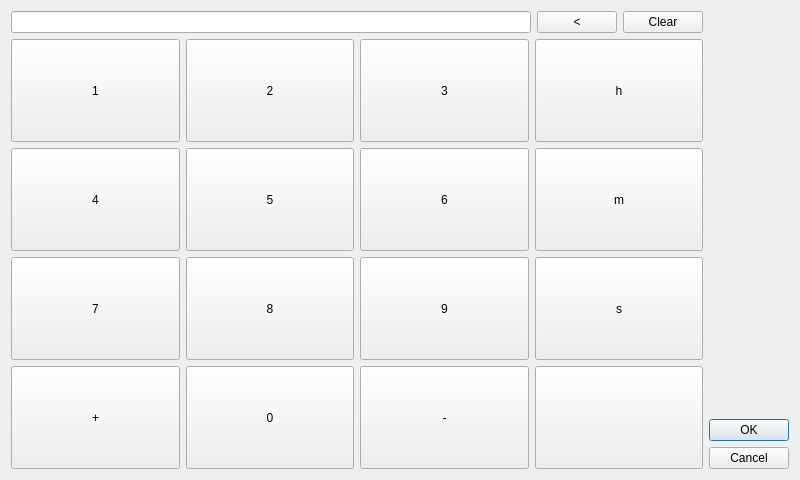
<?xml version="1.0" encoding="UTF-8"?>
<ui version="4.0">
 <class>AlarmDialog</class>
 <widget class="QDialog" name="AlarmDialog">
  <property name="geometry">
   <rect>
    <x>0</x>
    <y>0</y>
    <width>800</width>
    <height>480</height>
   </rect>
  </property>
  <property name="windowTitle">
   <string>Alarm input</string>
  </property>
  <layout class="QHBoxLayout" name="horizontalLayout_2">
   <item>
    <layout class="QVBoxLayout" name="verticalLayout">
     <item>
      <layout class="QHBoxLayout" name="horizontalLayout">
       <item>
        <widget class="QLineEdit" name="alarmStringEdit">
         <property name="sizePolicy">
          <sizepolicy hsizetype="MinimumExpanding" vsizetype="Fixed">
           <horstretch>0</horstretch>
           <verstretch>0</verstretch>
          </sizepolicy>
         </property>
        </widget>
       </item>
       <item>
        <widget class="QPushButton" name="eraseButton">
         <property name="text">
          <string>&lt;</string>
         </property>
        </widget>
       </item>
       <item>
        <widget class="QPushButton" name="clearButton">
         <property name="text">
          <string>Clear</string>
         </property>
        </widget>
       </item>
      </layout>
     </item>
     <item>
      <layout class="QGridLayout" name="gridLayout">
       <item row="0" column="0">
        <widget class="QPushButton" name="button1">
         <property name="sizePolicy">
          <sizepolicy hsizetype="Minimum" vsizetype="MinimumExpanding">
           <horstretch>0</horstretch>
           <verstretch>0</verstretch>
          </sizepolicy>
         </property>
         <property name="text">
          <string>1</string>
         </property>
        </widget>
       </item>
       <item row="0" column="1">
        <widget class="QPushButton" name="button2">
         <property name="sizePolicy">
          <sizepolicy hsizetype="Minimum" vsizetype="MinimumExpanding">
           <horstretch>0</horstretch>
           <verstretch>0</verstretch>
          </sizepolicy>
         </property>
         <property name="text">
          <string>2</string>
         </property>
        </widget>
       </item>
       <item row="0" column="2">
        <widget class="QPushButton" name="button3">
         <property name="sizePolicy">
          <sizepolicy hsizetype="Minimum" vsizetype="MinimumExpanding">
           <horstretch>0</horstretch>
           <verstretch>0</verstretch>
          </sizepolicy>
         </property>
         <property name="text">
          <string>3</string>
         </property>
        </widget>
       </item>
       <item row="0" column="3">
        <widget class="QPushButton" name="buttonHour">
         <property name="sizePolicy">
          <sizepolicy hsizetype="Minimum" vsizetype="MinimumExpanding">
           <horstretch>0</horstretch>
           <verstretch>0</verstretch>
          </sizepolicy>
         </property>
         <property name="text">
          <string>h</string>
         </property>
        </widget>
       </item>
       <item row="1" column="0">
        <widget class="QPushButton" name="button4">
         <property name="sizePolicy">
          <sizepolicy hsizetype="Minimum" vsizetype="MinimumExpanding">
           <horstretch>0</horstretch>
           <verstretch>0</verstretch>
          </sizepolicy>
         </property>
         <property name="text">
          <string>4</string>
         </property>
        </widget>
       </item>
       <item row="1" column="1">
        <widget class="QPushButton" name="button5">
         <property name="sizePolicy">
          <sizepolicy hsizetype="Minimum" vsizetype="MinimumExpanding">
           <horstretch>0</horstretch>
           <verstretch>0</verstretch>
          </sizepolicy>
         </property>
         <property name="text">
          <string>5</string>
         </property>
        </widget>
       </item>
       <item row="1" column="2">
        <widget class="QPushButton" name="button6">
         <property name="sizePolicy">
          <sizepolicy hsizetype="Minimum" vsizetype="MinimumExpanding">
           <horstretch>0</horstretch>
           <verstretch>0</verstretch>
          </sizepolicy>
         </property>
         <property name="text">
          <string>6</string>
         </property>
        </widget>
       </item>
       <item row="1" column="3">
        <widget class="QPushButton" name="buttonMinute">
         <property name="sizePolicy">
          <sizepolicy hsizetype="Minimum" vsizetype="MinimumExpanding">
           <horstretch>0</horstretch>
           <verstretch>0</verstretch>
          </sizepolicy>
         </property>
         <property name="text">
          <string>m</string>
         </property>
        </widget>
       </item>
       <item row="2" column="0">
        <widget class="QPushButton" name="button7">
         <property name="sizePolicy">
          <sizepolicy hsizetype="Minimum" vsizetype="MinimumExpanding">
           <horstretch>0</horstretch>
           <verstretch>0</verstretch>
          </sizepolicy>
         </property>
         <property name="text">
          <string>7</string>
         </property>
        </widget>
       </item>
       <item row="2" column="1">
        <widget class="QPushButton" name="button8">
         <property name="sizePolicy">
          <sizepolicy hsizetype="Minimum" vsizetype="MinimumExpanding">
           <horstretch>0</horstretch>
           <verstretch>0</verstretch>
          </sizepolicy>
         </property>
         <property name="text">
          <string>8</string>
         </property>
        </widget>
       </item>
       <item row="2" column="2">
        <widget class="QPushButton" name="button9">
         <property name="sizePolicy">
          <sizepolicy hsizetype="Minimum" vsizetype="MinimumExpanding">
           <horstretch>0</horstretch>
           <verstretch>0</verstretch>
          </sizepolicy>
         </property>
         <property name="text">
          <string>9</string>
         </property>
        </widget>
       </item>
       <item row="2" column="3">
        <widget class="QPushButton" name="buttonSecond">
         <property name="sizePolicy">
          <sizepolicy hsizetype="Minimum" vsizetype="MinimumExpanding">
           <horstretch>0</horstretch>
           <verstretch>0</verstretch>
          </sizepolicy>
         </property>
         <property name="text">
          <string>s</string>
         </property>
        </widget>
       </item>
       <item row="3" column="0">
        <widget class="QPushButton" name="buttonPlus">
         <property name="sizePolicy">
          <sizepolicy hsizetype="Minimum" vsizetype="MinimumExpanding">
           <horstretch>0</horstretch>
           <verstretch>0</verstretch>
          </sizepolicy>
         </property>
         <property name="text">
          <string>+</string>
         </property>
        </widget>
       </item>
       <item row="3" column="1">
        <widget class="QPushButton" name="button0">
         <property name="sizePolicy">
          <sizepolicy hsizetype="Minimum" vsizetype="MinimumExpanding">
           <horstretch>0</horstretch>
           <verstretch>0</verstretch>
          </sizepolicy>
         </property>
         <property name="text">
          <string>0</string>
         </property>
        </widget>
       </item>
       <item row="3" column="2">
        <widget class="QPushButton" name="buttonDash">
         <property name="sizePolicy">
          <sizepolicy hsizetype="Minimum" vsizetype="MinimumExpanding">
           <horstretch>0</horstretch>
           <verstretch>0</verstretch>
          </sizepolicy>
         </property>
         <property name="text">
          <string>-</string>
         </property>
        </widget>
       </item>
       <item row="3" column="3">
        <widget class="QPushButton" name="buttonSpace">
         <property name="sizePolicy">
          <sizepolicy hsizetype="Minimum" vsizetype="MinimumExpanding">
           <horstretch>0</horstretch>
           <verstretch>0</verstretch>
          </sizepolicy>
         </property>
         <property name="text">
          <string> </string>
         </property>
        </widget>
       </item>
      </layout>
     </item>
    </layout>
   </item>
   <item>
    <layout class="QVBoxLayout" name="verticalLayout_2">
     <item>
      <spacer name="verticalSpacer">
       <property name="orientation">
        <enum>Qt::Vertical</enum>
       </property>
       <property name="sizeHint" stdset="0">
        <size>
         <width>20</width>
         <height>40</height>
        </size>
       </property>
      </spacer>
     </item>
     <item>
      <widget class="QDialogButtonBox" name="buttonBox">
       <property name="sizePolicy">
        <sizepolicy hsizetype="Fixed" vsizetype="Maximum">
         <horstretch>0</horstretch>
         <verstretch>0</verstretch>
        </sizepolicy>
       </property>
       <property name="orientation">
        <enum>Qt::Vertical</enum>
       </property>
       <property name="standardButtons">
        <set>QDialogButtonBox::Cancel|QDialogButtonBox::Ok</set>
       </property>
       <property name="centerButtons">
        <bool>false</bool>
       </property>
      </widget>
     </item>
    </layout>
   </item>
  </layout>
 </widget>
 <resources/>
 <connections/>
</ui>
